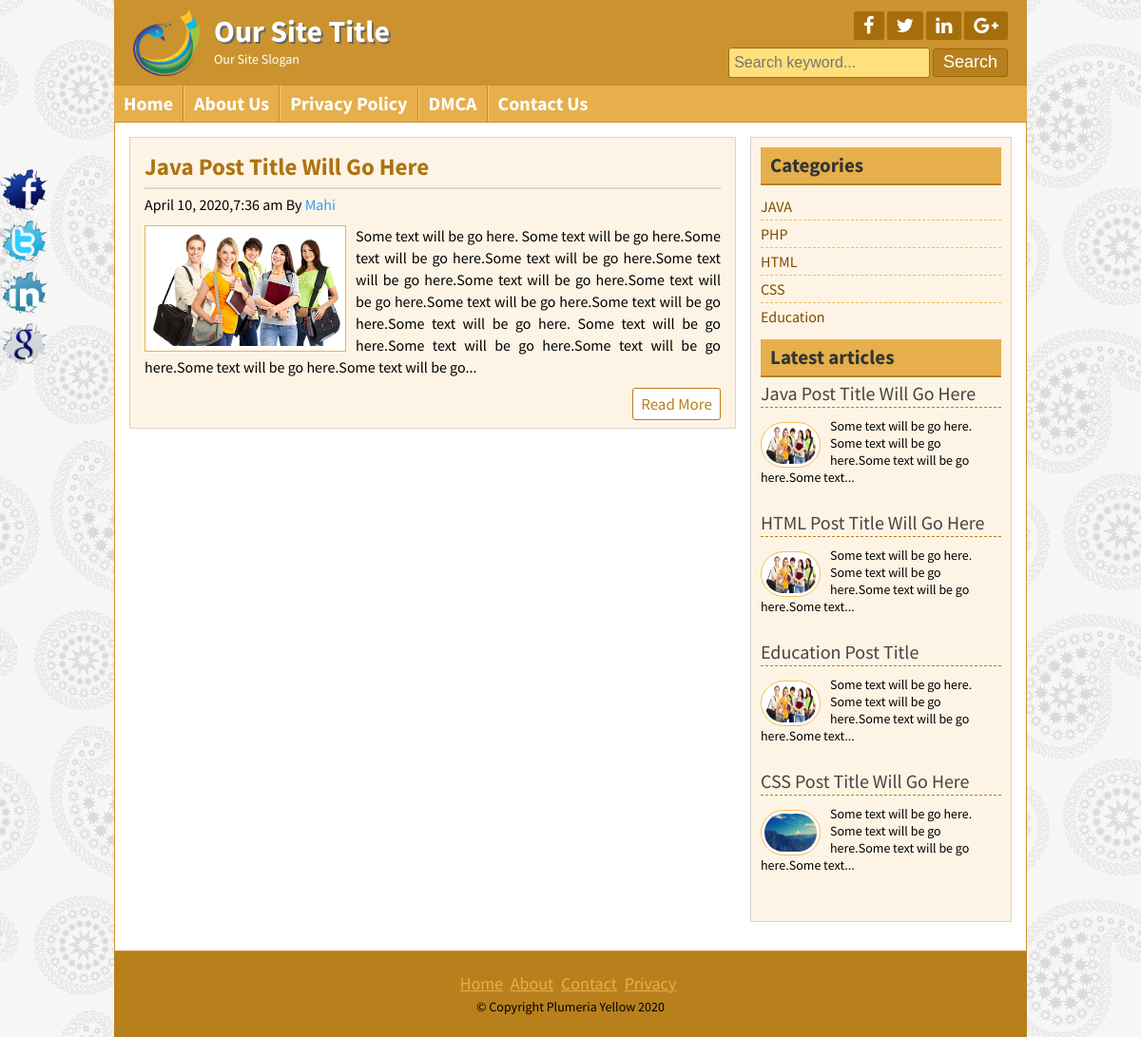
/posts.php?category=1, run on the app's committed database.
### tables this page shows
CREATE TABLE `title_slogan` (
  `id` int(11) NOT NULL,
  `title` varchar(255) NOT NULL,
  `slogan` varchar(255) NOT NULL,
  `image` varchar(255) NOT NULL
);

CREATE TABLE `tbl_social` (
  `id` int(11) NOT NULL,
  `fb` varchar(255) NOT NULL,
  `tw` varchar(255) NOT NULL,
  `ln` varchar(255) NOT NULL,
  `gp` varchar(255) NOT NULL
);

CREATE TABLE `tbl_page` (
  `id` int(11) NOT NULL,
  `name` varchar(255) NOT NULL,
  `body` text NOT NULL
);

CREATE TABLE `tbl_post` (
  `id` int(11) NOT NULL,
  `cat` int(11) NOT NULL,
  `title` varchar(255) NOT NULL,
  `body` text NOT NULL,
  `image` varchar(255) NOT NULL,
  `author` varchar(50) NOT NULL,
  `tags` varchar(255) NOT NULL,
  `date` timestamp NOT NULL DEFAULT current_timestamp() ON UPDATE current_timestamp(),
  `userid` int(11) NOT NULL
);

CREATE TABLE `tbl_category` (
  `id` int(11) NOT NULL,
  `name` varchar(60) NOT NULL
);

CREATE TABLE `tbl_footer` (
  `id` int(11) NOT NULL,
  `note` varchar(255) NOT NULL
);

### lib/Database.php (called while the page is built, shortened)
<?php
Class Database{
	public $host   = DB_HOST;
	public $user   = DB_USER;
	public $pass   = DB_PASS;
	public $dbname = DB_NAME;
	public $link;
	private function connectDB(){
	$this->link = new mysqli($this->host, $this->user, $this->pass, $this->dbname);
 }
	public function select($query){
		$result = $this->link->query($query) or die($this->link->error.__LINE__);
		if($result->num_rows > 0){
			return $result;
		} else {
			return false;
		}
	}
}

### helpers/Format.php (called while the page is built, shortened)
<?php
class Format
{
	public function formatDate($data){
		return date('F j, Y,g:i a',strtotime($data));
	}
	public function textShorten($text,$limit = 400){
		$text = $text." ";
		$text = substr($text, 0, $limit);
		$text = substr($text, 0, strrpos($text, ' '));
		$text = $text."...";
		return $text;
	}
}
 ?>

### posts.php (the view)
<?php include "inc/header.php"?>
<?php
$category = mysqli_real_escape_string($db->link,$_GET['category']);
if (!isset($category) || $category == NULL) {
	header("Location: 404.php");
}else{
	$id = $category;
}
?>
<div class="contentsection contemplete clear">
	<div class="maincontent clear">
		<?php
			$query = "select * from tbl_post where cat = '$id'";
			$post = $db->select($query);
			if($post){
			while($result = $post->fetch_assoc()){
		?>
		<div class="samepost clear">
			<h2><a href="post.php?id=<?php echo $result['id'];?>"><?php echo $result['title'];?></a></h2>
			<h4><?php echo $fm->formatDate($result['date']);?> By <a href="#"><?php echo $result['author'];?></a></h4>
			 <a href="#"><img src="admin/<?php echo $result['image'];?>" alt="post image"/></a>
			<?php echo $fm->textShorten($result['body']);?>
			<div class="readmore clear">
				<a href="post.php?id=<?php echo $result['id'];?>">Read More</a>
			</div>
		</div>
		<?php } }else{?>
			<h3>No Post Available In This Category</h3>
		<?php } ?>
</div>
<?php include "inc/sidebar.php" ?>
<?php include "inc/footer.php" ?>

### inc/header.php (shortened to what this page needs)
<?php include "lib/Database.php";?>
<?php include "helpers/Format.php";?>
<?php
	$db = new Database();
	$fm = new Format();
?>
<!DOCTYPE html>
<html>
<head>
	<link rel="stylesheet" href="font-awesome-4.5.0/css/font-awesome.css">
	<link rel="stylesheet" href="css/nivo-slider.css" type="text/css" media="screen" />
	<link rel="stylesheet" href="style.css">
</head>
<body>
	<div class="headersection templete clear">
		<a href="index.php">
			<div class="logo">
	<?php
    $query = "select * from title_slogan where id='1'";
    $blog_title = $db->select($query);
    if ($blog_title) {
        while ($result = $blog_title->fetch_assoc()) { ?>
				<img src="admin/<?php echo $result['image'];?>" alt="logo">
				<h2><?php echo $result['title'];?></h2>
				<p><?php echo $result['slogan'];?></p>
	<?php } } ?>
			</div>
		</a>
		<div class="social clear">
			<div class="icon clear">
				<?php
			    $query = "select * from tbl_social where id='1'";
			    $social = $db->select($query);
			    if ($social) {
			        while ($result = $social->fetch_assoc()) { ?>
				<a href="<?php echo $result['fb'];?>" target="_blank"><i class="fa fa-facebook"></i></a>
				<a href="<?php echo $result['tw'];?>" target="_blank"><i class="fa fa-twitter"></i></a>
				<a href="<?php echo $result['ln'];?>" target="_blank"><i class="fa fa-linkedin"></i></a>
				<a href="<?php echo $result['gp'];?>" target="_blank"><i class="fa fa-google-plus"></i></a>
				<?php } } ?>
			</div>
			<div class="searchbtn clear">
			<form action="search.php" method="get">
				<input type="text" name="search" placeholder="Search keyword..."/>
				<input type="submit" name="submit" value="Search"/>
			</form>
			</div>
		</div>
	</div>
<div class="navsection templete">
	<?php
	$path = $_SERVER['SCRIPT_FILENAME'];
	$currentpage = basename($path,'.php');
	?>
	<ul>
		<li><a
		<?php if ($currentpage=='index') {echo 'id="active"';} ?> href="index.php">Home</a></li>
		<?php
        $query = "select * from tbl_page";
        $pages = $db->select($query);
        if ($pages) {
            while ($result = $pages->fetch_assoc()) { ?>
        <li><a
			<?php if(isset($_GET['pageid']) && $_GET['pageid'] == $result['id'] ) {
				echo 'id="active"';
			} ?>
         href="page.php?pageid=<?php echo $result['id']?>"><?php echo $result['name']?></a></li>
        <?php } } ?>
		<li><a <?php if ($currentpage=='contact') {echo 'id="active"';} ?> href="contact.php">Contact Us</a></li>
	</ul>
</div>

### inc/sidebar.php
<div class="sidebar clear">
	<div class="samesidebar clear">
		<h2>Categories</h2>
			<ul>
				<?php
				$query = "select * from tbl_category";
				$category = $db->select($query);
				if($category){
				while($result = $category->fetch_assoc()){
				?>
				<li><a href="posts.php?category=<?php echo $result['id']?>"><?php echo $result['name']?></a></li>
				<?php } }else{ ?>
					<li>No Category Created</li>
				<?php } ?>
			</ul>
	</div>
	<div class="samesidebar clear">
		<h2>Latest articles</h2>
		<?php
		$query = "select * from tbl_post  limit 5";
		$post = $db->select($query);
		if($post){
			while($result = $post->fetch_assoc()){
		?>
			<div class="popular clear">
				<h3><a href="post.php?id=<?php echo $result['id'];?>"><?php echo $result['title'];?></a></h3>
				<a href="post.php?id=<?php echo $result['id'];?>"><img src="admin/<?php echo $result['image'];?>" alt="post image"/></a>
				<?php echo $fm->textShorten($result['body'],100);?>
			</div>
			<?php } }else{header("Location:404.php");} ?>
	</div>
</div>

### inc/footer.php (shortened to what this page needs)
	</div>
	<div class="footersection templete clear">
	  <div class="footermenu clear">
		<ul>
			<li><a href="#">Home</a></li>
			<li><a href="#">About</a></li>
			<li><a href="#">Contact</a></li>
			<li><a href="#">Privacy</a></li>
		</ul>
	  </div>
	  <?php
        $query = "select * from tbl_footer where id='1'";
        $social = $db->select($query);
        if ($social) {
            while ($result = $social->fetch_assoc()) { ?>
	  <p>&copy; <?php echo $result['note'];?> <?php echo date('Y'); ?></p>
	  <?php } } ?>
	</div>
	<?php
    $query = "select * from tbl_social where id='1'";
    $social = $db->select($query);
    if ($social) {
        while ($result = $social->fetch_assoc()) { ?>
	<div class="fixedicon clear">
		<a href="<?php echo $result['fb'];?>"><img src="images/fb.png" alt="Facebook"/></a>
		<a href="<?php echo $result['tw'];?>"><img src="images/tw.png" alt="Twitter"/></a>
		<a href="<?php echo $result['ln'];?>"><img src="images/in.png" alt="LinkedIn"/></a>
		<a href="<?php echo $result['gp'];?>"><img src="images/gl.png" alt="GooglePlus"/></a>
	</div>
	<?php } } ?>
</body>
</html>

### data on the page
title_slogan: image (picture), title "Our Site Title", slogan "Our Site Slogan"
tbl_page: name "About Us"
tbl_page: name "Privacy Policy"
tbl_page: name "DMCA"
tbl_post: title "Java Post Title Will Go Here", date "April 10, 2020,7:36 am", author "Mahi", image (picture), body "Some text will be go here. Some text will be go here.Some text will be go here.Some text will be go here.Some text will be go here.Some text will be go here.Some text will be go here.Some text will be go here.Some text will be go here.Some text will be go here. Some text will be go here.Some text will be go here.Some text will be go here.Some text will be go here.Some text will be go...", body "Some text will be go here. Some text will be go here.Some text will be go here.Some text..."
tbl_category: name "JAVA"
tbl_category: name "PHP"
tbl_category: name "HTML"
tbl_category: name "CSS"
tbl_category: name "Education"
tbl_post: title "HTML Post Title Will Go Here", image (picture), body "Some text will be go here. Some text will be go here.Some text will be go here.Some text..."
tbl_post: title "Education Post Title", image (picture), body "Some text will be go here. Some text will be go here.Some text will be go here.Some text..."
tbl_post: title "CSS Post Title Will Go Here", image (picture), body "Some text will be go here. Some text will be go here.Some text will be go here.Some text..."
tbl_footer: note "Copyright Plumeria Yellow"
